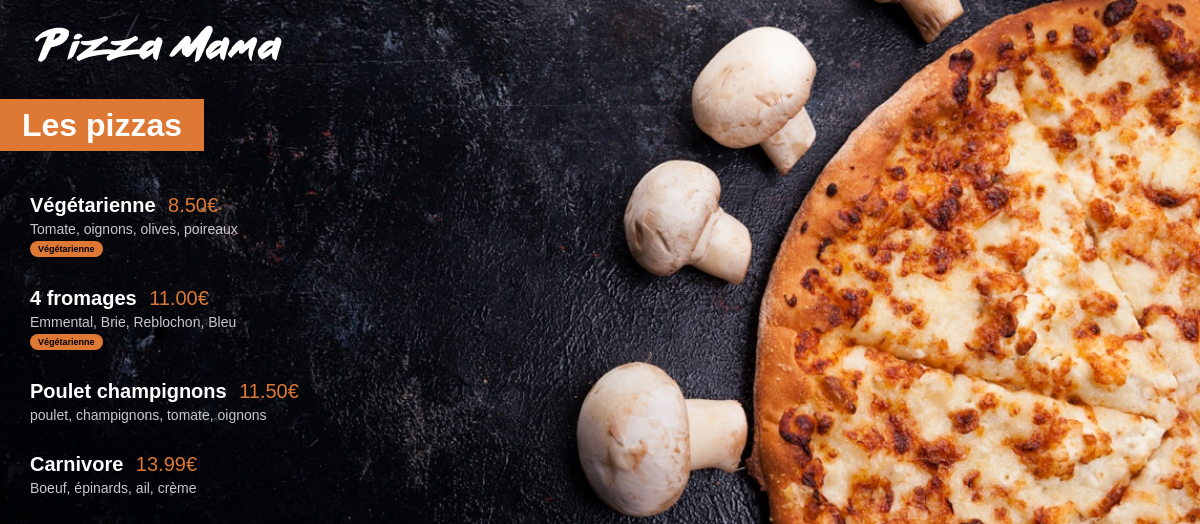
The app's page /menu/ with its own data.
### menu/models.py (models this page shows, shortened)
class Pizza(models.Model):
    nom = models.CharField(max_length=200)
    ingredients = models.CharField(max_length=400)
    prix = models.FloatField(default=0)
    vegetarienne = models.BooleanField(default=False)

### menu/views.py (the view)
# urls.py: path('', index, name="index"),
def index(request):
    pizzas = Pizza.objects.all().order_by("prix")
    return render(request, "menu/index.html", {"pizzas": pizzas})

### menu/templates/menu/index.html (shortened to what this page needs)
{% load static %}
<html lang="en">
<head>
    <link rel="stylesheet" href="{% static 'menu/styles.css' %}">
</head>
<body>
    <a href="{% url 'main:index' %}">
        <img src="{% static 'menu/images/small_logo.png' %}" id="main_logo">
    </a>
    <div class="menu_title">
        <h1>Les pizzas</h1>
    </div>
    <div class="menu_list">
        {% for pizza in pizzas %}
            <div class="menu_list_item">
                <span class="menu_list_title">{{ pizza.nom }}</span>
                <span class="menu_list_price">{{ pizza.prix | floatformat:2}}€</span>
                <span class="menu_list_ingredients">{{ pizza.ingredients }}</span>
                {% if pizza.vegetarienne == True %}
                    <span class="menu_list_vegetarienne"> Végétarienne</span>
                {% endif %}
            </div>
        {% endfor %}
    </div>
</body>
</html>

### menu/static/menu/styles.css (style rules this page uses)
body { background: url("images/menu_background.jpg") no-repeat center center fixed; background-size: cover; margin: 0px; background-attachement: scroll; color: white; font-family: arial; }
#main_logo { margin-top: 25px; margin-left: 35px; }
h1 { background-color: #DD7835; display: inline; padding: 8px 22px; }
.menu_title { margin-top: 45px; margin-bottom: 50px }
.menu_list { margin-left: 30px; }
.menu_list_item { margin: 30px 0px; }
.menu_list_title { font-weight: bold; font-size: 20px; }
.menu_list_price { color: #DD7835; font-size: 20px; margin-left: 8px; }
.menu_list_ingredients { display: block; color: #C8C8C8; font-size: 14px; margin-top: 4px; width: 320px; }
.menu_list_vegetarienne { display: inline-block; background-color: #DD7835; color: black; font-size: 9px; border-radius: 50px; padding: 3px 8px; margin-top : 4px; font-weight: bold; }

### records on screen
Pizza: nom "Végétarienne", prix "8.50", ingredients "Tomate, oignons, olives, poireaux", vegetarienne "Végétarienne"
Pizza: nom "4 fromages", prix "11.00", ingredients "Emmental, Brie, Reblochon, Bleu", vegetarienne "Végétarienne"
Pizza: nom "Poulet champignons", prix "11.50", ingredients "poulet, champignons, tomate, oignons"
Pizza: nom "Carnivore", prix "13.99", ingredients "Boeuf, épinards, ail, crème"
